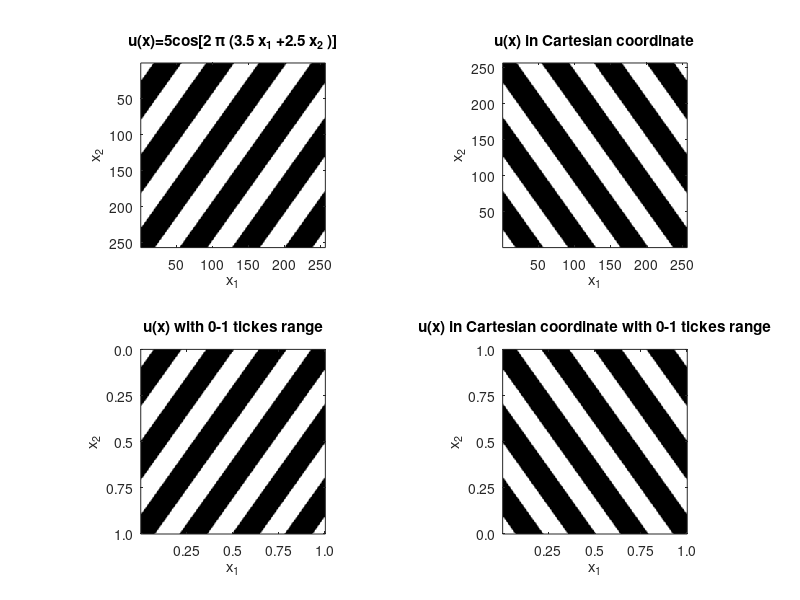
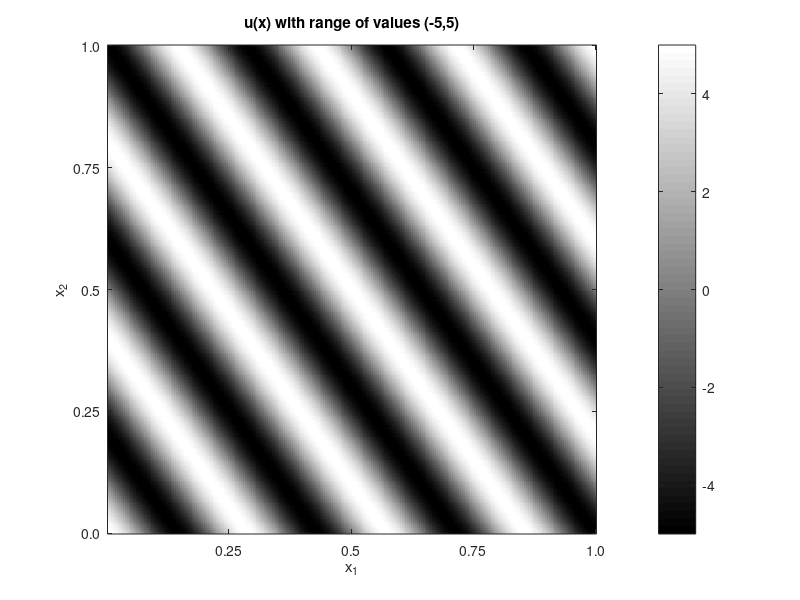
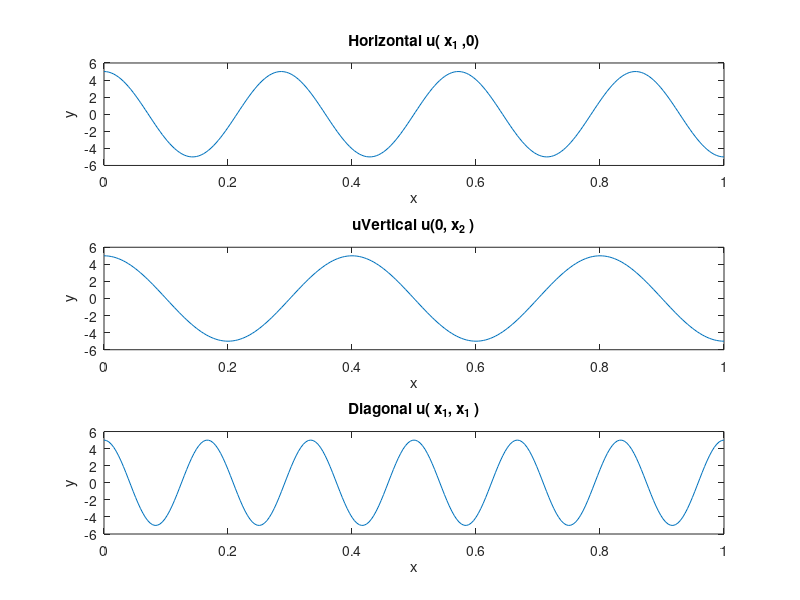

Write the MATLAB code that produced these figures, in order.
clear
close all
clc

%% (1)
A = 5;
f1 = 3.5;
f2 = 2.5;
phi = 0;
x1 = linspace(0,1,256);
x2 = linspace(0,1,256);
[X1, X2] = meshgrid(x1, x2);
U = A*cos(2*pi*(f1*x1+f2*X2)+phi);
figure
subplot(2,2,1)
imshow(U)
axis on
title('u(x)=5cos[2 \pi (3.5 x_1 +2.5 x_2 )]')
xlabel('x_1')
ylabel('x_2')


%% (2)

subplot(2,2,2)
imshow(U)
axis on
axis xy
title('u(x) in Cartesian coordinate')
xlabel('x_1')
ylabel('x_2')



%% (3)
subplot(2,2,3)
imshow(U)
x_ticks = linspace(0, size(U, 2), 5);
y_ticks = linspace(1, size(U, 1), 5);
xticks(x_ticks);
yticks(y_ticks);
xticklabels({'0.0', '0.25', '0.5', '0.75', '1.0'});
yticklabels({'0.0', '0.25', '0.5', '0.75', '1.0'});
axis on
title('u(x) with 0-1 tickes range')
xlabel('x_1')
ylabel('x_2')
subplot(2,2,4)
imshow(U)
x_ticks = linspace(0, size(U, 2), 5);
y_ticks = linspace(1, size(U, 1), 5);
xticks(x_ticks);
yticks(y_ticks);
xticklabels({'0.0', '0.25', '0.5', '0.75', '1.0'});
yticklabels({'0.0', '0.25', '0.5', '0.75', '1.0'});
axis on
axis xy
title('u(x) in Cartesian coordinate with 0-1 tickes range')
xlabel('x_1')
ylabel('x_2')



%% (4)
figure
imshow(U,[min(min(U)), max(max(U))])
x_ticks = linspace(0, size(U, 2), 5);
y_ticks = linspace(1, size(U, 1), 5);
xticks(x_ticks);
yticks(y_ticks);
xticklabels({'0.0', '0.25', '0.5', '0.75', '1.0'});
yticklabels({'0.0', '0.25', '0.5', '0.75', '1.0'});
axis on
axis xy
colorbar
disp('The minimum value of U is')
disp(min(min(U)));
disp('The maximum value of U is')
disp(max(max(U)));
title('u(x) with range of values (-5,5)')
xlabel('x_1')
ylabel('x_2')


%% (5)
U_dig = zeros(256,1);
for i = 1:256
    U_dig(i) = U(i,i);
end
figure
subplot(3,1,1)
plot(x1,U(1,:))
title('Horizontal u( x_1 ,0)')
xlabel('x')
ylabel('y')
subplot(3,1,2)
plot(x2,U(:,1))
title('uVertical u(0, x_2 )')
xlabel('x')
ylabel('y')
subplot(3,1,3)
plot(x1,U_dig)
title('Diagonal u( x_1, x_1 )')
xlabel('x')
ylabel('y')



















